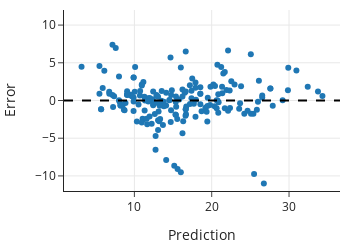

Here is the notebook cell this chart was saved with:
### Markdown cell above
Let's plot these errors against the predicted values:

### Code cell
fig = px.scatter(fit, y='error', x='prediction',
                 labels={"prediction": "Prediction",
                         "error": "Error"},
                 width=350, height=250)

fig.add_hline(0, line_width=2, line_dash='dash', opacity=1)
fig.update_yaxes(range=[-12, 12])

### Figure 1 — Plotly figure (JSON) as saved in the notebook; plotly's stock layout.template omitted (floating-point values rounded to 4 significant figures; data arrays with more than 128 entries replaced by an {"elided": "..."} marker saying what was removed)
{"data": [{"hovertemplate": "Prediction=%{x}<br>Error=%{y}<extra></extra>", "legendgroup": "", "marker": {"color": "#1F77B4", "symbol": "circle"}, "mode": "markers", "name": "", "orientation": "v", "showlegend": false, "type": "scatter", "x": {"elided": "184 float values"}, "xaxis": "x", "y": {"elided": "184 float values"}, "yaxis": "y"}], "layout": {"height": 250, "legend": {"tracegroupgap": 0}, "shapes": [{"line": {"dash": "dash", "width": 2}, "opacity": 1, "type": "line", "x0": 0, "x1": 1, "xref": "x domain", "y0": 0, "y1": 0, "yref": "y"}], "width": 350, "xaxis": {"anchor": "y", "autorange": true, "domain": [0, 1], "range": [0.8988, 36.59], "title": {"text": "Prediction"}, "type": "linear"}, "yaxis": {"anchor": "x", "domain": [0, 1], "range": [-12, 12], "title": {"text": "Error"}, "type": "linear"}}}
